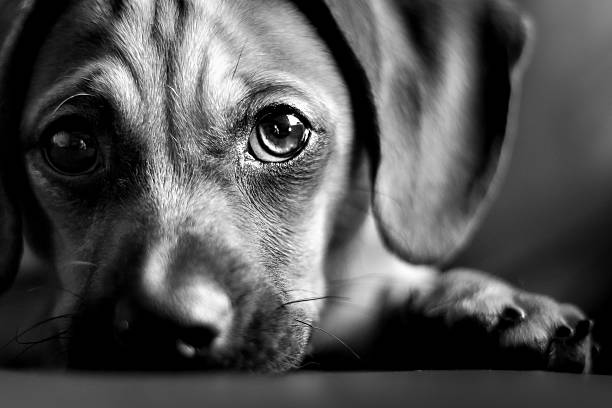
#> input picture inputImage/dog.jpg, 612 x 408 px
$ python rotate_image.py
#> lines starting #> are read from the running program, lines starting #| are printed output that depends on the picture
import cv2  # OpenCV library for image processing

def rotate_image(image_path):
    # Read the image in color mode
#> called with image_path = 'inputImage/dog.jpg'
    img = cv2.imread(image_path)
#> img is the input picture: shape (408, 612, 3); min 0, max 255, mean 82

    # Get the dimensions of the image (rows = height, cols = width)
    rows, cols = img.shape[:2]
#> rows = 408; cols = 612

    # --- Rotation by 45 degrees ---
    # Get the rotation matrix centered at the image center, rotating by 45 degrees with no scaling (scale=1)
    M_45 = cv2.getRotationMatrix2D((cols / 2, rows / 2), 45, 1)

    # Apply the affine transformation (rotation)
    rotated_45 = cv2.warpAffine(img, M_45, (cols, rows))
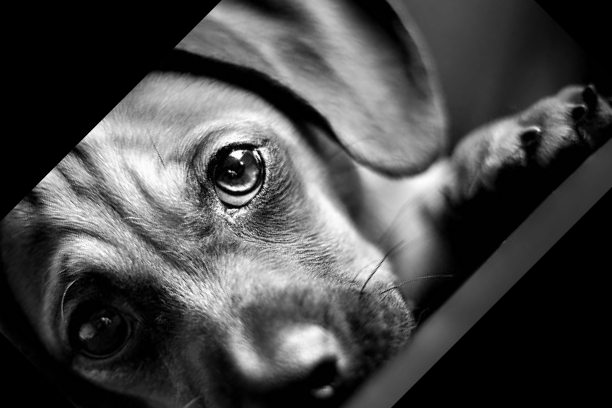
#> rotated_45: shape (408, 612, 3); min 0, max 255, mean 70.7

    # Save the rotated image to the output folder
    cv2.imwrite("outputImages/rotated_45.jpg", rotated_45)

    # --- Rotation by 90 degrees clockwise ---
    # Use OpenCV’s built-in rotate function for exact 90-degree rotation
    rotated_90 = cv2.rotate(img, cv2.ROTATE_90_CLOCKWISE)
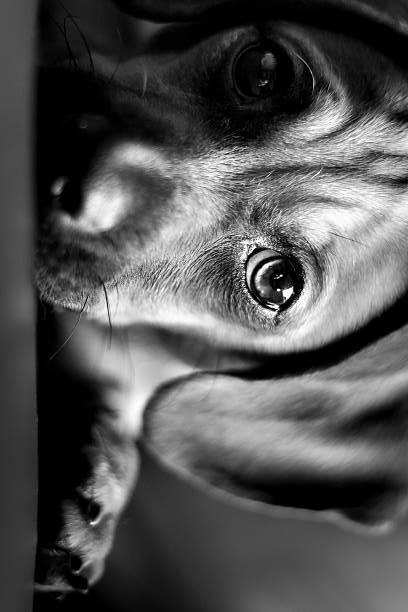
#> rotated_90: shape (612, 408, 3); min 0, max 255, mean 82

    # Save the 90-degree rotated image
    cv2.imwrite("outputImages/rotated_90.jpg", rotated_90)

# Call the function with the image path
rotate_image("inputImage/dog.jpg")

$ run again, with inputImage/frog.jpg copied over inputImage/dog.jpg
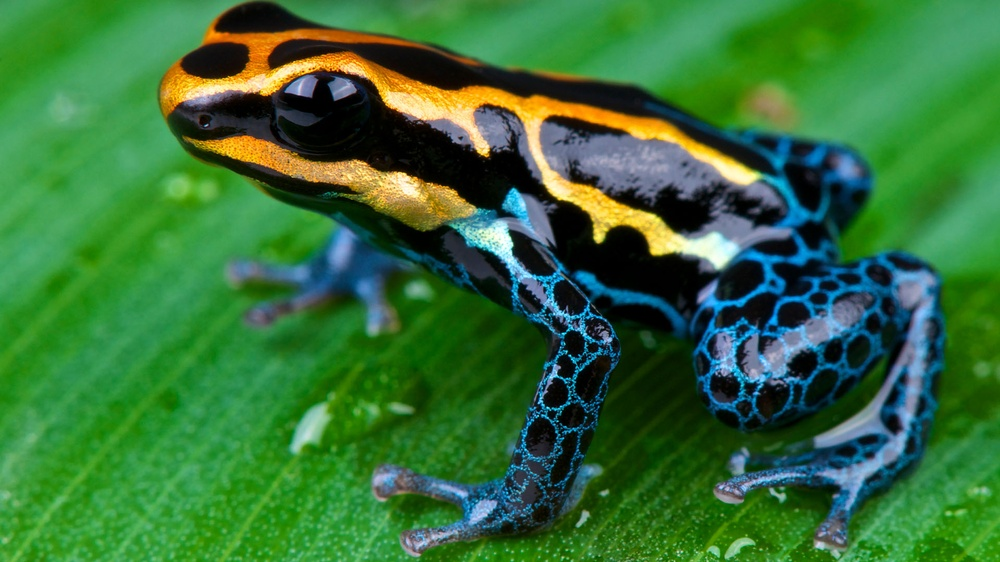
#> input picture inputImage/frog.jpg, 1000 x 562 px, shrunk from 1920 x 1080 before the run
#> in rotate_image, img is the input picture: shape (562, 1000, 3); mean B, G, R 56.8, 112.7, 53.4
#> in rotate_image, `rotated_45 = cv2.warpAffine(img, M_45, (cols, rows))`:
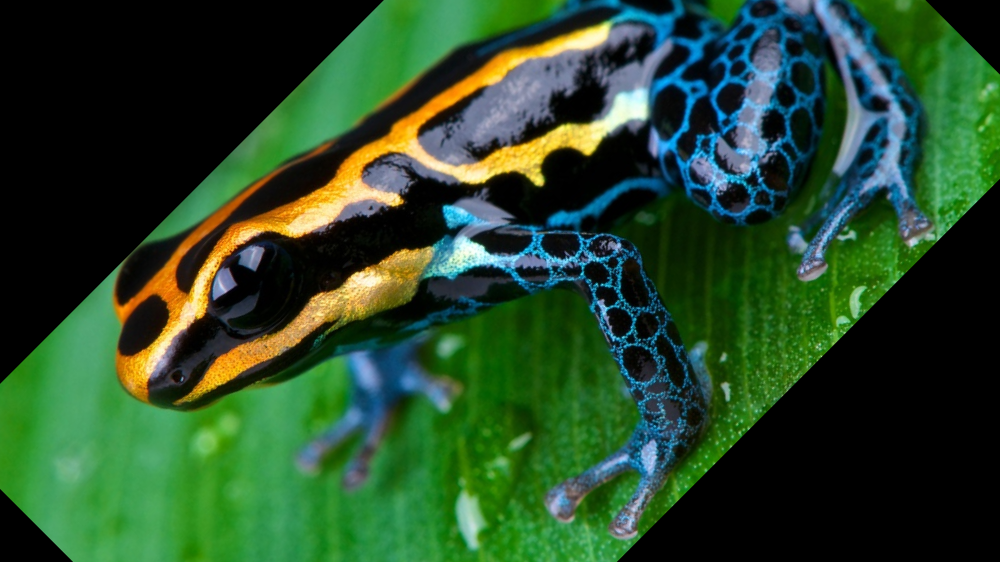
#> rotated_45: shape (562, 1000, 3); mean B, G, R 41.8, 73.4, 39.6
#> in rotate_image, `rotated_90 = cv2.rotate(img, cv2.ROTATE_90_CLOCKWISE)`:
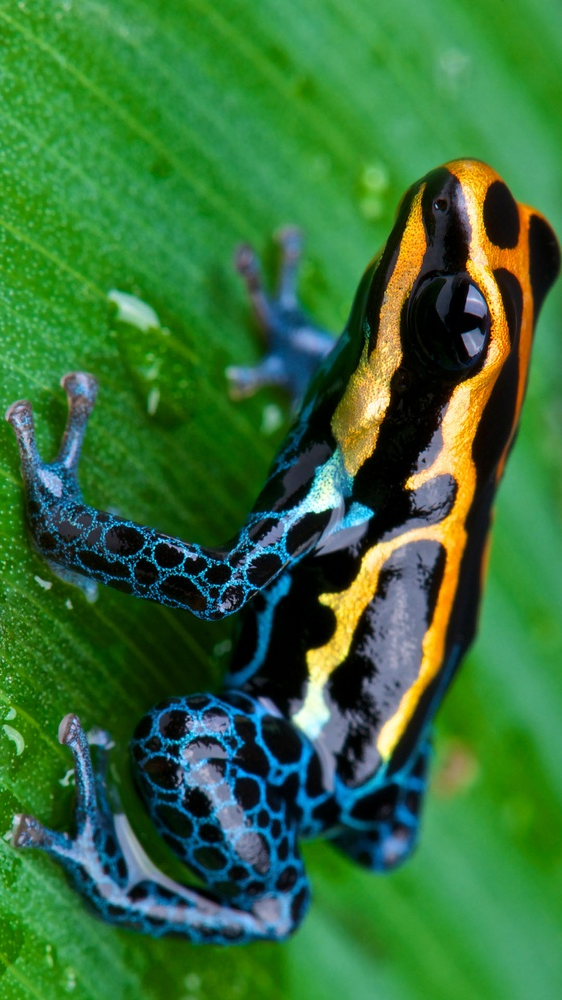
#> rotated_90: shape (1000, 562, 3); mean B, G, R 56.8, 112.7, 53.4

$ run again, with inputImage/image.png saved as inputImage/dog.jpg
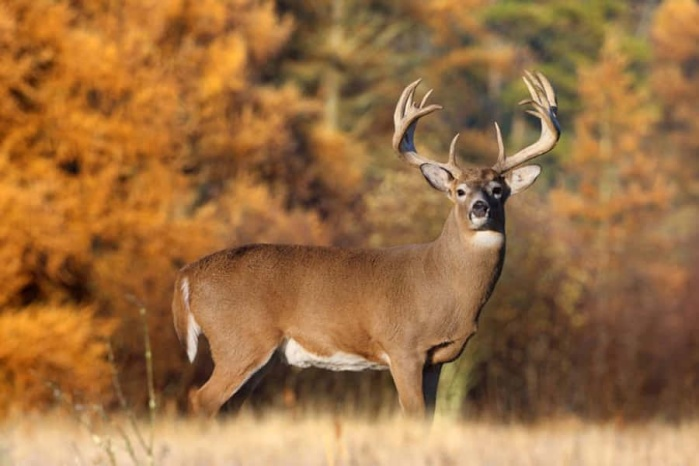
#> input picture inputImage/image.png, 699 x 466 px
#> in rotate_image, img is the input picture: shape (466, 699, 3); mean B, G, R 66.4, 111.6, 156.2
#> in rotate_image, `rotated_45 = cv2.warpAffine(img, M_45, (cols, rows))`:
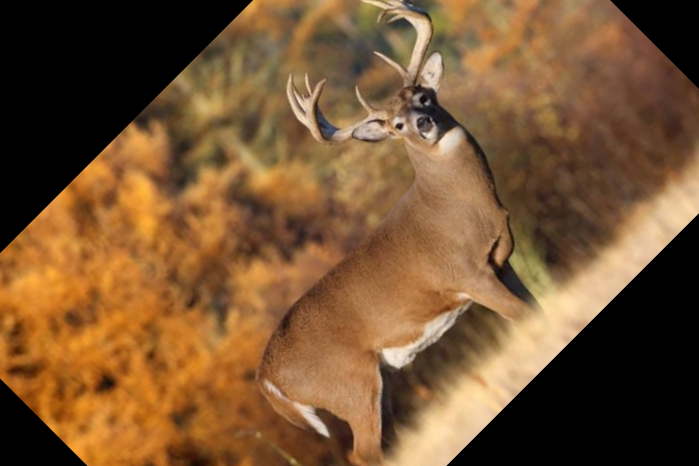
#> rotated_45: shape (466, 699, 3); mean B, G, R 50.6, 84.4, 119.1
#> in rotate_image, `rotated_90 = cv2.rotate(img, cv2.ROTATE_90_CLOCKWISE)`:
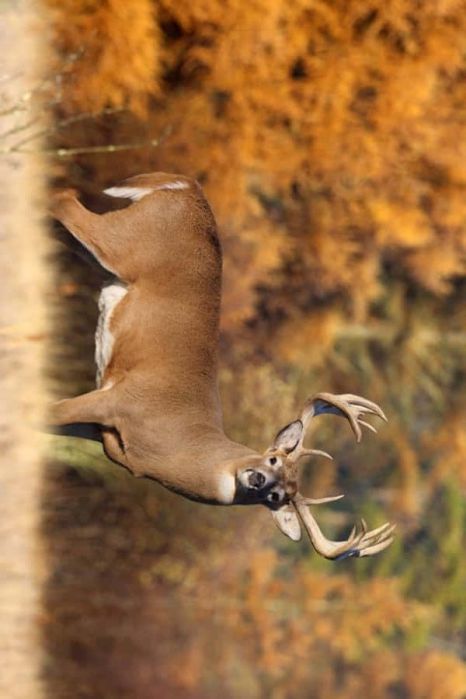
#> rotated_90: shape (699, 466, 3); mean B, G, R 66.4, 111.6, 156.2
